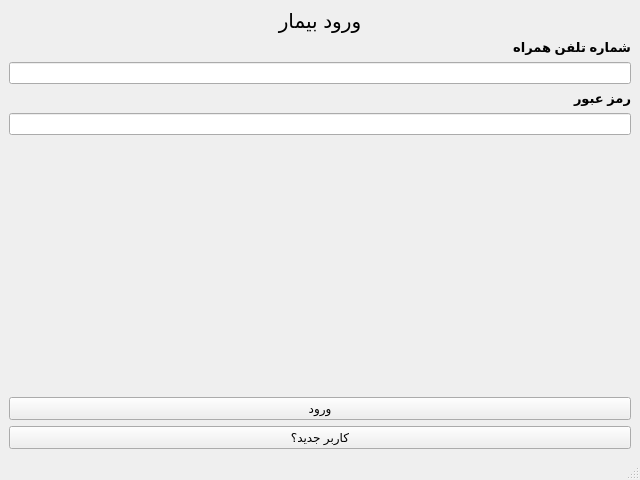
<?xml version="1.0" encoding="UTF-8"?>
<ui version="4.0">
 <class>MainWindow</class>
 <widget class="QMainWindow" name="MainWindow">
  <property name="geometry">
   <rect>
    <x>0</x>
    <y>0</y>
    <width>640</width>
    <height>480</height>
   </rect>
  </property>
  <property name="windowTitle">
   <string>MainWindow</string>
  </property>
  <widget class="QWidget" name="centralwidget">
   <layout class="QGridLayout" name="gridLayout">
    <item row="0" column="0">
     <layout class="QVBoxLayout" name="verticalLayout">
      <item>
       <widget class="QLabel" name="label">
        <property name="font">
         <font>
          <pointsize>15</pointsize>
          <weight>50</weight>
          <bold>false</bold>
         </font>
        </property>
        <property name="text">
         <string>ورود بیمار</string>
        </property>
        <property name="alignment">
         <set>Qt::AlignCenter</set>
        </property>
       </widget>
      </item>
      <item>
       <widget class="QLabel" name="label_2">
        <property name="font">
         <font>
          <pointsize>10</pointsize>
          <weight>75</weight>
          <bold>true</bold>
         </font>
        </property>
        <property name="text">
         <string>شماره تلفن همراه</string>
        </property>
       </widget>
      </item>
      <item>
       <widget class="QLineEdit" name="phone"/>
      </item>
      <item>
       <widget class="QLabel" name="label_3">
        <property name="font">
         <font>
          <pointsize>10</pointsize>
          <weight>75</weight>
          <bold>true</bold>
         </font>
        </property>
        <property name="text">
         <string>رمز عبور</string>
        </property>
       </widget>
      </item>
      <item>
       <widget class="QLineEdit" name="password"/>
      </item>
      <item>
       <spacer name="verticalSpacer_2">
        <property name="orientation">
         <enum>Qt::Vertical</enum>
        </property>
        <property name="sizeHint" stdset="0">
         <size>
          <width>20</width>
          <height>40</height>
         </size>
        </property>
       </spacer>
      </item>
      <item>
       <widget class="QPushButton" name="login">
        <property name="text">
         <string>ورود</string>
        </property>
       </widget>
      </item>
      <item>
       <widget class="QPushButton" name="signup">
        <property name="text">
         <string>کاربر جدید؟</string>
        </property>
       </widget>
      </item>
     </layout>
    </item>
   </layout>
  </widget>
  <widget class="QMenuBar" name="menubar">
   <property name="geometry">
    <rect>
     <x>0</x>
     <y>0</y>
     <width>640</width>
     <height>18</height>
    </rect>
   </property>
  </widget>
  <widget class="QStatusBar" name="statusbar"/>
 </widget>
 <resources/>
 <connections/>
</ui>
